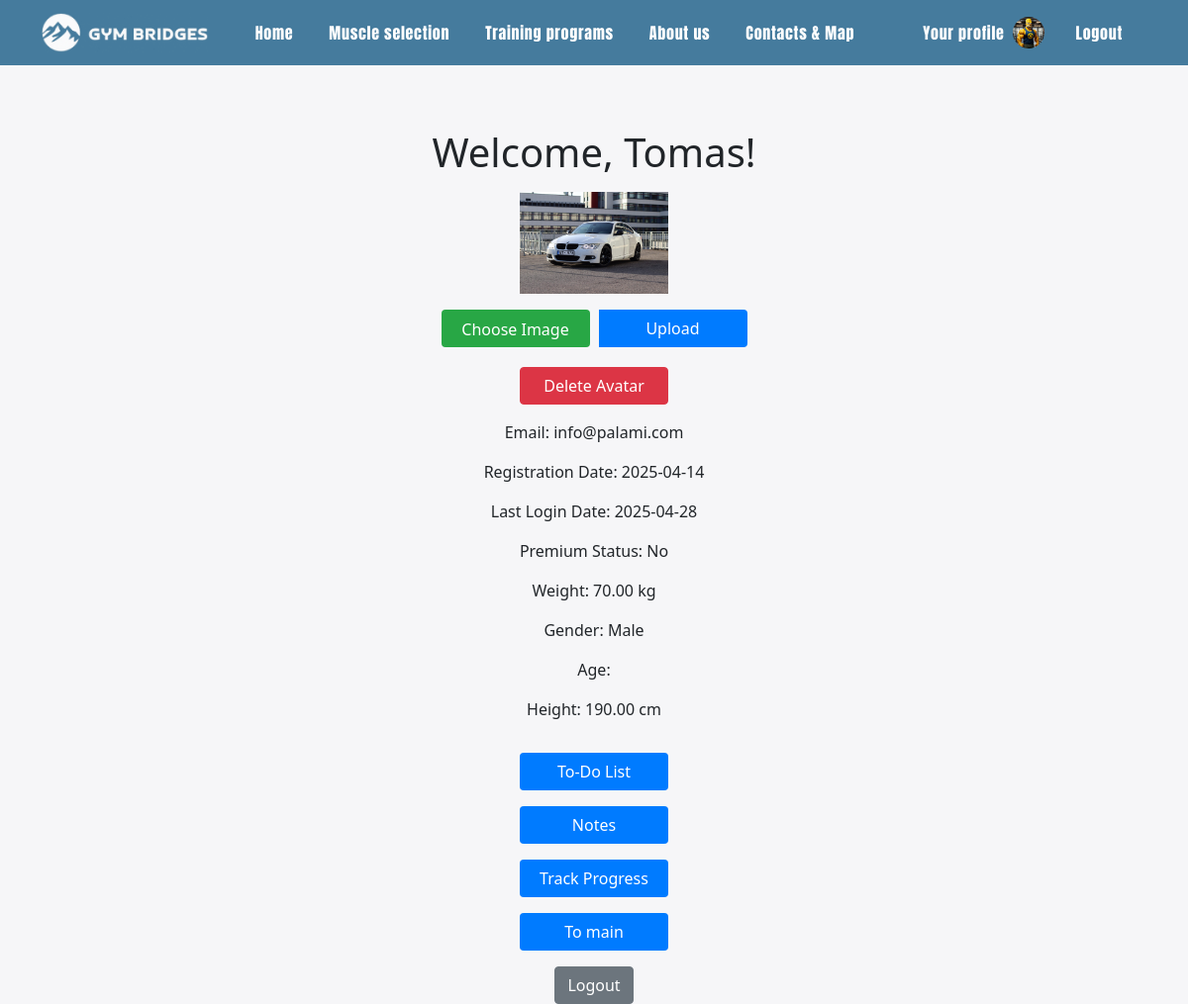
Screenshot of /welcome_save.php (signed in) with the database file from the repository.
### tables this page shows
CREATE TABLE `users` (
  `userID` int(11) NOT NULL,
  `username` varchar(50) NOT NULL,
  `email` varchar(100) NOT NULL,
  `password` varchar(255) NOT NULL,
  `weight` decimal(5,2) NOT NULL,
  `gender` enum('Male','Female','Other') NOT NULL,
  `height` decimal(5,2) NOT NULL,
  `registrationDate` date NOT NULL,
  `birthdate` date DEFAULT NULL,
  `lastLoginDate` date DEFAULT NULL,
  `avatar` varchar(255) DEFAULT 'uploads/avatars/default_avatar.png',
  `isPremium` tinyint(1) NOT NULL DEFAULT 0
);

### welcome_save.php (the view, shortened to what this page needs)
<?php
$conn = new mysqli('localhost', 'root', '', 'gymbridges');
$user_id = $_SESSION['user_id'];
$sql = "SELECT * FROM users WHERE userID='$user_id'";
$result = $conn->query($sql);
$user = $result->fetch_assoc();
?>
<!DOCTYPE html>
<html>
<head>
    <link href="https://cdn.jsdelivr.net/npm/bootstrap@5.0.2/dist/css/bootstrap.min.css" rel="stylesheet">
    <link href="style.css" rel="stylesheet">
</head>
<body>
<?php include 'includes/header.php'; ?>
<div class="container mt-5">
    <div class="row justify-content-center">
        <div class="col-md-6 text-center">
            <h1 class="mt-3">Welcome, <?php echo htmlspecialchars($user['username']); ?>!</h1>
            <div class="avatar-container mt-3">
                <img src="<?php echo htmlspecialchars($user['avatar']); ?>" class="avatar" alt="Avatar">
                <form method="POST" action="upload_avatar.php" enctype="multipart/form-data" class="mt-3">
                    <div class="input-group">
                        <div class="file-input-wrapper">
                            <label for="avatar" class="btn btn-file-input">Choose Image</label>
                        </div>
                        <button type="submit" class="btn btn-primary">Upload</button>
                    </div>
                </form>
                <a href="upload_avatar.php?delete_avatar=true" class="btn btn-danger">Delete Avatar</a>
            </div>
            <p class="mt-3">Email: <?php echo htmlspecialchars($user['email']); ?></p>
            <p>Registration Date: <?php echo htmlspecialchars($user['registrationDate']); ?></p>
            <p>Last Login Date: <?php echo htmlspecialchars($user['lastLoginDate']); ?></p>
            <p>Premium Status: <?php echo $user['isPremium'] ? 'Yes' : 'No'; ?></p>
            <p>Weight: <?php echo htmlspecialchars($user['weight']); ?> kg</p>
            <p>Gender: <?php echo htmlspecialchars($user['gender']); ?></p>
            <p>Age: <?php echo htmlspecialchars($user['age']); ?></p>
            <p>Height: <?php echo htmlspecialchars($user['height']); ?> cm</p>
            <a href="todo.php" class="btn btn-primary mt-3">To-Do List</a><br>
            <a href="notes.php" class="btn btn-primary mt-3">Notes</a><br>
            <a href="progress.php" class="btn btn-primary mt-3">Track Progress</a><br>
            <a href="index.php" class="btn btn-primary mt-3">To main</a><br>
            <a href="logout.php" class="btn btn-secondary mt-3">Logout</a>
        </div>
    </div>
</div>
</body>
</html>

### style.css (style rules this page uses)
html, body { position: relative; margin: 0; padding: 0; min-height: 100vh; display: flex; flex-direction: column; justify-content: space-between; background-color: #F6F6F8; }

### welcome_save.php (style rules this page uses)
.avatar { max-width: 150px; max-height: 200px; width: auto; height: auto; }
.avatar-container { display: flex; flex-direction: column; align-items: center; }
.file-input-wrapper { position: relative; overflow: hidden; display: inline-block; }
.btn-file-input { display: inline-block; background-color: #28a745; color: white; padding: 8px 12px; border-radius: 4px; cursor: pointer; text-align: center; height: 38px; line-height: 22px; width: 150px; }
.btn-primary { background-color: #007bff; color: white; padding: 8px 12px; border-radius: 4px; border: none; cursor: pointer; text-align: center; height: 38px; line-height: 22px; width: 150px; }
.input-group { display: flex; justify-content: center; align-items: center; gap: 10px; margin-bottom: 10px; }
.btn-danger { width: 150px; margin-top: 10px; }

### rows the page displays
users: username "Tomas", avatar (picture), email "info@palami.com", registrationDate "2025-04-14", lastLoginDate "2025-04-28", weight "70.00", gender "Male", height "190.00"
